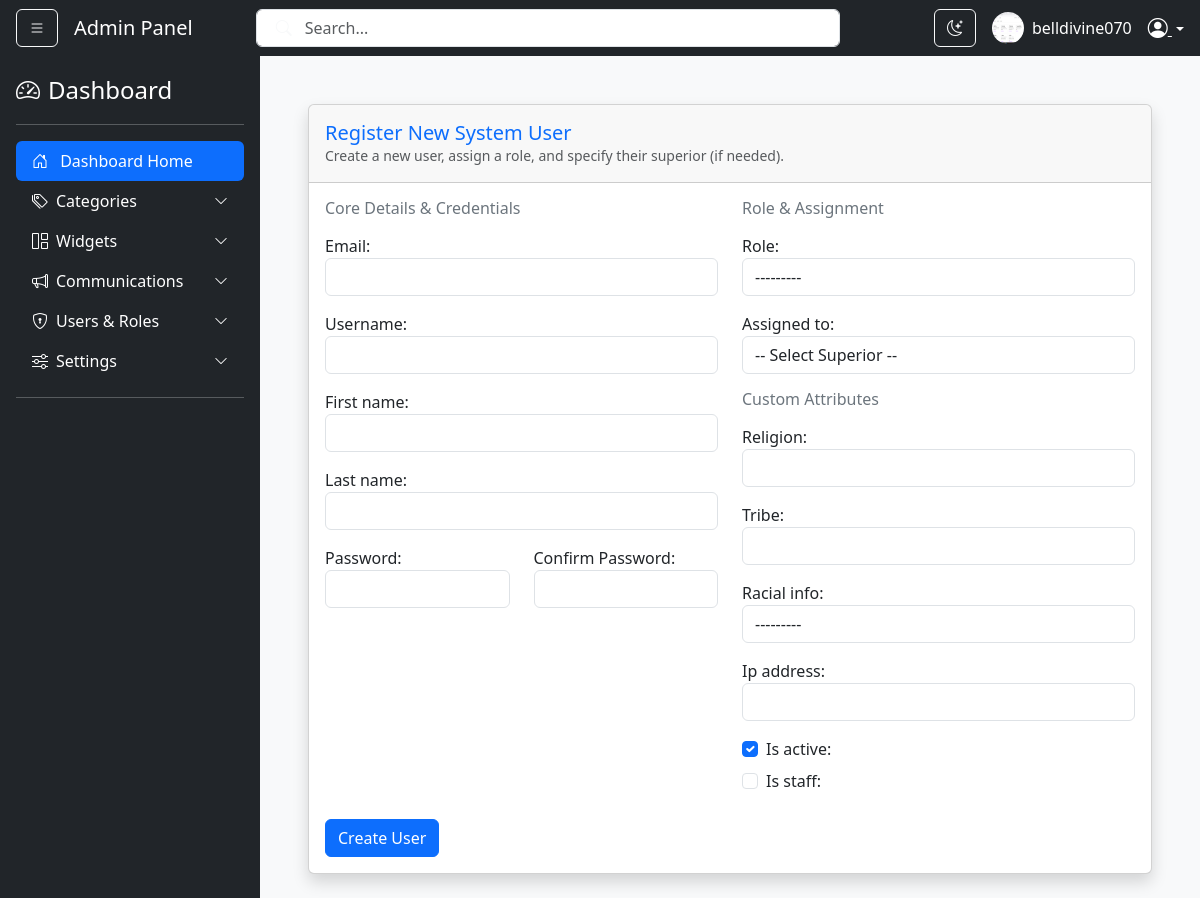
Screenshot of /bg-admin/users/register/ (signed in) with the database file from the repository.
### users/models.py (models this page shows, shortened)
class CustomUser(AbstractBaseUser, PermissionsMixin):
    id = models.UUIDField(primary_key=True, default=uuid.uuid4, editable=False)
    email = models.EmailField(unique=True)
    username = models.CharField(max_length=150, unique=True)
    first_name = models.CharField(max_length=30)
    last_name = models.CharField(max_length=30)
    full_name = models.CharField(max_length=60, blank=True, null=True, editable=False)
    is_subscribed = models.BooleanField(default=True, verbose_name="Wants Newsletters")
    is_active = models.BooleanField(default=True)
    is_staff = models.BooleanField(default=False)
    is_manager = models.BooleanField(default=False)
    is_online = models.BooleanField(default=False)
    department = models.ForeignKey(Department, on_delete=models.SET_NULL, null=True, blank=True)
    date_joined = models.DateTimeField(default=timezone.now)
    role = models.ForeignKey('users.Role', on_delete=models.SET_NULL, null=True, blank=True, related_name='users')
    assigned_to = models.ForeignKey('self', on_delete=models.SET_NULL, null=True, blank=True, related_name='subordinates')
    region = models.CharField(max_length=50, blank=True, null=True)
    religion = models.CharField(max_length=50, blank=True, null=True)
    tribe = models.CharField(max_length=50, blank=True, null=True)
    ip_address = models.GenericIPAddressField(blank=True, null=True)
    racial_info = models.CharField(max_length=20, choices=[('black', 'Black'), ('white', 'White'), ('other', 'Other')], blank=True, null=True)
    profile_image = models.ImageField(upload_to='profile_images/', null=True, blank=True)
    USERNAME_FIELD = 'email'
    REQUIRED_FIELDS = ['username', 'first_name', 'last_name']
    objects = CustomUserManager()
    class Meta:
        verbose_name = 'Custom User'
        verbose_name_plural = 'Custom Users'
    def __str__(self):
        return self.email

### users/views.py (the view)
# urls.py: path('users/register/', views.AdminRegisterUserView.as_view(), name='admin_register_user'),
class AdminRegisterUserView(RolePermissionRequiredMixin, CreateView):
    required_permission = 'can_create_user'
    model = CustomUser
    form_class = AdminUserCreationForm
    template_name = 'users/register_user_form.html'
    success_url = reverse_lazy('manage_users')

### users/forms.py (shortened to what this page needs)
class AdminUserCreationForm(forms.ModelForm):
    password = forms.CharField(widget=forms.PasswordInput)
    password_confirm = forms.CharField(widget=forms.PasswordInput, label="Confirm Password")
    class Meta:
        model = CustomUser
        fields = [
            'email', 'username', 'first_name', 'last_name',
            'role', 'assigned_to', 'religion', 'region',
            'tribe', 'racial_info', 'ip_address', 'is_active', 'is_staff', 'is_manager'
        ]
    def __init__(self, *args, **kwargs):
        super().__init__(*args, **kwargs)
        superior_roles = Role.objects.filter(slug__in=['super_admin', 'general_manager', 'manager', 'staff'])
        superior_users = CustomUser.objects.filter(role__in=superior_roles).order_by('username')
        self.fields['assigned_to'].required = False
        self.fields['assigned_to'].queryset = superior_users
        self.fields['assigned_to'].empty_label = "-- Select Superior --"

### users/context_processors.py (called while the page is built)
def app_settings_processor(request):
    settings_dict = {}
    try:
        variables = AppVariable.objects.all().values('var_name', 'var_value')
        for var in variables:
            settings_dict[var['var_name']] = var['var_value']
    except Exception as e:
        print(f"Error loading AppVariables: {e}")
        settings_dict = {}
    return settings_dict

### users/mixins.py (called while the page is built)
    def dispatch(self, request, *args, **kwargs):
        if not request.user.is_authenticated:
            return self.handle_no_permission()
        user_role = request.user.role
        if user_role and hasattr(user_role, self.required_permission):
            if getattr(user_role, self.required_permission):
                return super().dispatch(request, *args, **kwargs)
        return self.handle_no_permission()

### users/models.py (called while the page is built)
    def __str__(self):
        return self.name

### users/templates/users/register_user_form.html (shortened to what this page needs)
{% extends "layout.html" %}
{% load static %}
{% load widget_tweaks %}
{% block content %}
<div class="container mt-4">
    <div class="card shadow">
        <div class="card-header py-3">
            <h5 class="m-0 font-weight-bold text-primary">Register New System User</h5>
            <p class="text-muted small mb-0">
                Create a new user, assign a role, and specify their superior (if needed).
            </p>
        </div>
        <div class="card-body">
            <form method="post">
                <div class="row">
                    <div class="col-lg-6">
                        <h6 class="text-secondary mb-3">Core Details & Credentials</h6>
                        <div class="mb-3">
                            {{ form.email.label_tag }}
                            {{ form.email|add_class:"form-control" }}
                        </div>
                        <div class="mb-3">
                            {{ form.username.label_tag }}
                            {{ form.username|add_class:"form-control" }}
                        </div>
                        <div class="mb-3">
                            {{ form.first_name.label_tag }}
                            {{ form.first_name|add_class:"form-control" }}
                        </div>
                        <div class="mb-3">
                            {{ form.last_name.label_tag }}
                            {{ form.last_name|add_class:"form-control" }}
                        </div>
                        <div class="row">
                            <div class="col-sm-6 mb-3">
                                {{ form.password.label_tag }}
                                {{ form.password|add_class:"form-control" }}
                            </div>
                            <div class="col-sm-6 mb-3">
                                {{ form.password_confirm.label_tag }}
                                {{ form.password_confirm|add_class:"form-control" }}
                            </div>
                        </div>
                    </div>
                    <div class="col-lg-6">
                        <h6 class="text-secondary mb-3">Role & Assignment</h6>
                        <div class="mb-3">
                            {{ form.role.label_tag }}
                            {{ form.role|add_class:"form-control" }}
                        </div>
                        <div class="mb-3">
                            {{ form.assigned_to.label_tag }}
                            {{ form.assigned_to|add_class:"form-control" }}
                        </div>
                        <h6 class="text-secondary mb-3 mt-3">Custom Attributes</h6>
                        <div class="mb-3">
                            {{ form.religion.label_tag }}
                            {{ form.religion|add_class:"form-control" }}
                        </div>
                        <div class="mb-3">
                            {{ form.tribe.label_tag }}
                            {{ form.tribe|add_class:"form-control" }}
                        </div>
                        <div class="mb-3">
                            {{ form.racial_info.label_tag }}
                            {{ form.racial_info|add_class:"form-control" }}
                        </div>
                        <div class="mb-3">
                            {{ form.ip_address.label_tag }}
                            {{ form.ip_address|add_class:"form-control" }}
                        </div>
                        <div class="form-check mt-2">
                            {{ form.is_active|add_class:"form-check-input" }}
                            {{ form.is_active.label_tag }}
                        </div>
                        <div class="form-check mt-2">
                            {{ form.is_staff|add_class:"form-check-input" }}
                            {{ form.is_staff.label_tag }}
                        </div>
                    </div>
                </div>
                <button type="submit" class="btn btn-primary btn-block mt-4">
                    Create User
                </button>
            </form>
        </div>
    </div>
</div>
{% endblock content %}

### users/templates/layout.html (shortened to what this page needs)
{% load static %}
<!DOCTYPE html>
<html lang="en">
<head>
    <link rel="stylesheet" href="https://cdn.jsdelivr.net/npm/bootstrap-icons@1.13.1/font/bootstrap-icons.min.css">
    <link href="https://cdn.jsdelivr.net/npm/bootstrap@5.3.2/dist/css/bootstrap.min.css" rel="stylesheet">
    <link rel="stylesheet" href="{% static 'users/css/jquery.datetimepicker.min.css' %}">
    <link rel="stylesheet" href="{% static 'users/css/style.css' %}">
</head>
<body id="mainBody">
    <nav id="navbar" class="navbar navbar-expand-lg navbar-dark bg-dark sticky-top px-3">
        <button class="btn btn-outline-light me-3" id="sidebarToggle">
            <i class="bi bi-list"></i>
        </button>
        <a class="navbar-brand" href="#">Admin Panel</a>
        <form class="d-none d-md-flex mx-auto w-50 position-relative" role="search">
            <input class="form-control ps-5" type="search" placeholder="Search..." aria-label="Search">
            <button class="btn position-absolute top-50 start-0 translate-middle-y ms-2 border-0 bg-transparent" type="submit">
                <i class="bi bi-search text-light"></i>
            </button>
        </form>
        <div class="ms-auto d-flex align-items-center">
            <button class="btn btn-outline-light me-3 d-none d-sm-block" id="darkModeToggle" title="Toggle theme">
                <i class="bi bi-moon-stars" id="moonIcon"></i>
            </button>
            <img src="{% if user.profile_image %}{{ user.profile_image.url }}{% else %}{% static 'images/default_profile.png' %}{% endif %}" alt="Profile" class="rounded-circle me-2" width="32" height="32">
            <span class="text-white me-3 d-none d-lg-inline">{{ user.username|default:"Admin" }}</span>
            <div class="dropdown">
                <a class="text-white dropdown-toggle" data-bs-toggle="dropdown" style="cursor: pointer;">
                    <i class="bi bi-person-circle fs-5"></i>
                </a>
            </div>
        </div>
    </nav>
    <div class="d-flex">
        <div id="sidebar" class="bg-dark text-white p-3">
            <a href="/" class="d-flex align-items-center mb-3 text-white text-decoration-none">
                <i class="bi bi-speedometer2 fs-4 me-2"></i>
                <span class="fs-4">Dashboard</span>
            </a>
            <hr class="border-light">
            <ul class="nav nav-pills flex-column mb-auto">
                <li class="nav-item">
                    <a href="{% url 'index' %}" class="nav-link text-white active">
                        <i class="bi bi-house-door me-2"></i> Dashboard Home
                    </a>
                </li>
                <li>
                    <a data-bs-toggle="collapse" href="#CategoryMenu" class="nav-link text-white d-flex align-items-center">
                        <i class="bi bi-tags me-2"></i> Categories
                        <i class="bi bi-chevron-down ms-auto small"></i>
                    </a>
                </li>
                <li>
                    <a data-bs-toggle="collapse" href="#WidgetMenu" class="nav-link text-white d-flex align-items-center">
                        <i class="bi bi-grid-1x2 me-2"></i> Widgets
                        <i class="bi bi-chevron-down ms-auto small"></i>
                    </a>
                </li>
                <li>
                    <a data-bs-toggle="collapse" href="#commMenu" class="nav-link text-white d-flex align-items-center">
                        <i class="bi bi-megaphone me-2"></i> Communications
                        <i class="bi bi-chevron-down ms-auto small"></i>
                    </a>
                </li>
                <li>
                    <a data-bs-toggle="collapse" href="#usersMenu" class="nav-link text-white d-flex align-items-center">
                        <i class="bi bi-shield-lock me-2"></i> Users & Roles
                        <i class="bi bi-chevron-down ms-auto small"></i>
                    </a>
                </li>
                <li>
                    <a data-bs-toggle="collapse" href="#settingsMenu" class="nav-link text-white d-flex align-items-center">
                        <i class="bi bi-sliders me-2"></i> Settings
                        <i class="bi bi-chevron-down ms-auto small"></i>
                    </a>
                </li>
            </ul>
            <hr class="border-light">
        </div>
        <main id="content" class="flex-grow-1 content-wrapper p-3 p-md-4 bg-light">
            <div class="container-fluid">
                {% block content %}{% endblock content %}
            </div>
        </main>
    </div>
</body>
</html>

### users/static/users/css/style.css (style rules this page uses)
:root { --sidebar-width: 260px; }
body { overflow-x: hidden; background-color: #f8f9fa; transition: background 0.3s; }
#sidebar { min-width: var(--sidebar-width); max-width: var(--sidebar-width); background: #212529; transition: all 0.3s ease; min-height: 100vh; }
#sidebar { width: 260px; transition: all 0.3s ease; }

### users/templates/layout.html (style rules this page uses)
.content-wrapper { transition: all 0.3s; width: 100%; }

### rows the page displays
CustomUser: profile_image (picture), username "belldivine070"
